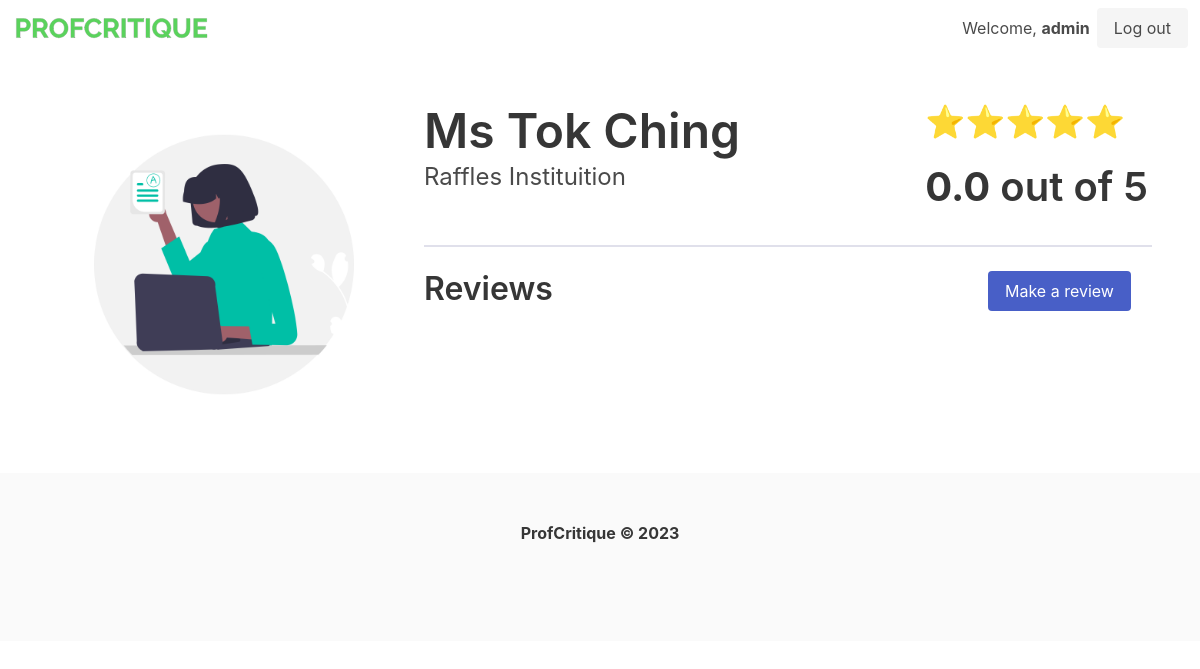
Screenshot of /teacher/2 (signed in) with the database file from the repository.
### tables this page shows
CREATE TABLE users (
            id INTEGER PRIMARY KEY AUTOINCREMENT,
            username TEXT,
            password TEXT
        );

CREATE TABLE teachers (
            id INTEGER PRIMARY KEY,
            name TEXT,
            school_id INTEGER,
            FOREIGN KEY(school_id) REFERENCES schools(id)
        );

CREATE TABLE schools (
            id INTEGER PRIMARY KEY,
            name TEXT
        );

### main.py (the view)
@app.route("/teacher/<teacher_id>", methods=["GET"])
@login_required
def teacher_profile(teacher_id=""):
    result = db.get_teacher_by_id(teacher_id)
    reviews = db.get_review(teacher_id)
    return render_template(
        "teacher.html", teacher_id=teacher_id, result=result, reviews=reviews
    )

### main.py (called while the page is built)
@login_manager.user_loader
def load_user(user_id):
    user = db.get_user_by_id(user_id)
    if user is None:
        return None
    else:
        return User(int(user["id"]), user["username"], user["password"])

### utils/datastore.py (called while the page is built)
    def get_conn(self) -> sqlite3.Connection:
        def dict_factory(cursor: sqlite3.Cursor, row: sqlite3.Row) -> dict:
            d = {}
            for idx, col in enumerate(cursor.description):
                d[col[0]] = row[idx]
            return d
        conn = sqlite3.connect(self.uri)
        conn.row_factory = dict_factory
        return conn

    def get_record(self, command, param=None):
        conn = self.get_conn()
        cur = conn.cursor()
        if param is None:
            cur.execute(query_table[command])
        else:
            cur.execute(query_table[command], param)
        return cur.fetchone()

    def get_records(self, command, param=None):
        conn = self.get_conn()
        cur = conn.cursor()
        if param is None:
            cur.execute(query_table[command])
        else:
            cur.execute(query_table[command], param)
        return cur.fetchall()

    def get_user_by_id(self, user_id):
        user = self.get_record("load_user_by_id", (user_id,))
        return user

    def get_teacher_by_id(self, teacher_id):
        teacher = self.get_record("get_teacher_by_id", (int(teacher_id),))
        score = self.get_record("get_aggregated_score", (int(teacher_id),))
        if score["rating"] is None:
            score["rating"] = 0.0
        return dict(teacher, **score)

    def get_review(self, teacher_id):
        reviews = self.get_records("get_review", (int(teacher_id),))
        return reviews

### templates/teacher.html (shortened to what this page needs)
{% extends "layout.html" %}
{% block body %}
<section class="section is-small">
    <div class="columns">
        <div class="column is-one-third">
            <figure class="image">
                <img src="{{url_for('static', filename='teacher_profile.png')}}">
            </figure>
        </div>
        <div class="column is-two-thirds">
            <div class="columns">
                <div class="column">
                    <h1 class="title is-1">{{ result["teacher_name"] }}</h1>
                    <h2 class="subtitle is-4">{{ result["school_name"] }}</h2>
                </div>
                <div class="column is-4">
                    <h1 class="title is-3">⭐⭐⭐⭐⭐</h1>
                    <h1 class="title is-2   "><b>{{ result["rating"]|round(1) }}</b> out of 5</h1>
                </div>
            </div>
            <hr style="border-top: 2px solid #e0e0eb;">
            <div class="columns">
                <div class="column">
                    <h1 class="title is-3">Reviews</h1>
                </div>
                <div class="column is-3">
                    <a class="button is-link" href="/teacher/{{ teacher_id }}/review">Make a review</a>
                </div>
            </div>
        </div>
    </div>
</section>
{% endblock %}

### templates/layout.html (shortened to what this page needs)
<!doctype html>
<html lang="en">
<head>
    <link rel="stylesheet" href="https://cdn.jsdelivr.net/npm/bulma@0.9.4/css/bulma.min.css">
</head>
<body>
    <nav class="navbar">
        <div class="navbar-brand">
            <a class="navbar-item" href="/">
                <img src="{{url_for('static', filename='logo.png')}}" width="200" height="30">
            </a>
        </div>
        <div class="navbar-end">
            <div class="navbar-item">
                {% if current_user.is_authenticated %}
                <h3 style="margin-right:7px">Welcome, <b>{{ current_user.username}}</b></h3>
                <a class="button is-light" href="/logout">
                    Log out
                </a>
                {% endif %}
            </div>
        </div>
    </nav>
    {% block body %}
    {% endblock %}
</body>
<footer class="footer">
    <div class="content has-text-centered">
        <p>
            <strong>ProfCritique © 2023</strong>
        </p>
    </div>
</footer>
</html>

### rows the page displays
users: username "admin"
teachers: teacher_name "Ms Tok Ching"
schools: school_name "Raffles Instituition"

### other values shown
{{ result["rating"]|round(1) }} "0.0"
